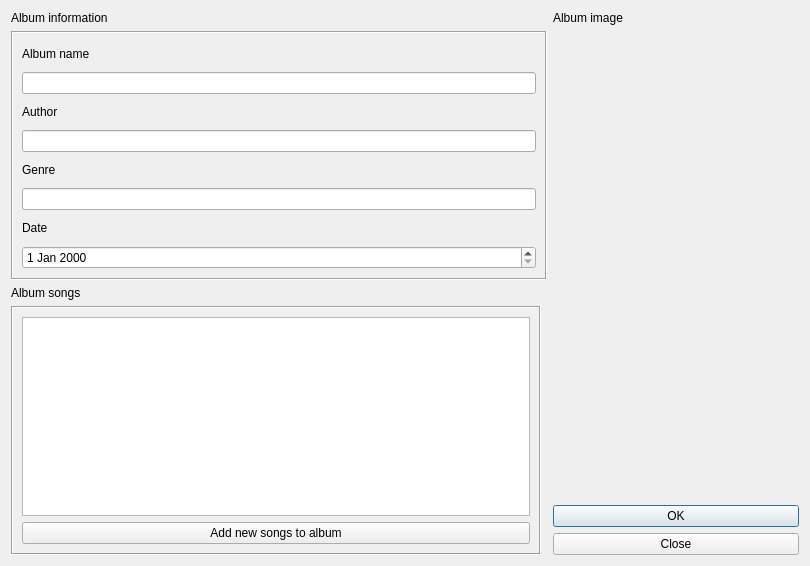
<?xml version="1.0" encoding="UTF-8"?>
<ui version="4.0">
 <class>NewAlbumDialog</class>
 <widget class="QDialog" name="NewAlbumDialog">
  <property name="geometry">
   <rect>
    <x>0</x>
    <y>0</y>
    <width>810</width>
    <height>566</height>
   </rect>
  </property>
  <property name="sizePolicy">
   <sizepolicy hsizetype="Minimum" vsizetype="Minimum">
    <horstretch>0</horstretch>
    <verstretch>0</verstretch>
   </sizepolicy>
  </property>
  <property name="minimumSize">
   <size>
    <width>810</width>
    <height>0</height>
   </size>
  </property>
  <property name="maximumSize">
   <size>
    <width>16777215</width>
    <height>16777215</height>
   </size>
  </property>
  <property name="windowTitle">
   <string>New album</string>
  </property>
  <layout class="QGridLayout" name="gridLayout_3">
   <item row="0" column="2">
    <widget class="QLabel" name="label_5">
     <property name="text">
      <string>Album image</string>
     </property>
    </widget>
   </item>
   <item row="3" column="2">
    <layout class="QVBoxLayout" name="verticalLayout_2">
     <item>
      <spacer name="verticalSpacer_2">
       <property name="orientation">
        <enum>Qt::Vertical</enum>
       </property>
       <property name="sizeHint" stdset="0">
        <size>
         <width>20</width>
         <height>40</height>
        </size>
       </property>
      </spacer>
     </item>
     <item>
      <widget class="QPushButton" name="albumAddOkButton">
       <property name="text">
        <string>OK</string>
       </property>
      </widget>
     </item>
     <item>
      <widget class="QPushButton" name="closeButton">
       <property name="text">
        <string>Close</string>
       </property>
      </widget>
     </item>
    </layout>
   </item>
   <item row="0" column="0">
    <widget class="QLabel" name="label_7">
     <property name="text">
      <string>Album information</string>
     </property>
    </widget>
   </item>
   <item row="3" column="0">
    <widget class="QFrame" name="frame_2">
     <property name="minimumSize">
      <size>
       <width>530</width>
       <height>0</height>
      </size>
     </property>
     <property name="maximumSize">
      <size>
       <width>16777215</width>
       <height>16777215</height>
      </size>
     </property>
     <property name="frameShape">
      <enum>QFrame::Box</enum>
     </property>
     <property name="frameShadow">
      <enum>QFrame::Sunken</enum>
     </property>
     <layout class="QGridLayout" name="gridLayout_2">
      <item row="0" column="0">
       <layout class="QVBoxLayout" name="verticalLayout_3">
        <item>
         <widget class="QListWidget" name="songsListWidget"/>
        </item>
        <item>
         <widget class="QPushButton" name="addSongsButton">
          <property name="text">
           <string>Add new songs to album</string>
          </property>
         </widget>
        </item>
       </layout>
      </item>
     </layout>
    </widget>
   </item>
   <item row="2" column="0">
    <widget class="QLabel" name="label_6">
     <property name="text">
      <string>Album songs</string>
     </property>
    </widget>
   </item>
   <item row="1" column="2">
    <widget class="ClickableLabel" name="AlbumImagePreview">
     <property name="sizePolicy">
      <sizepolicy hsizetype="Expanding" vsizetype="Expanding">
       <horstretch>0</horstretch>
       <verstretch>0</verstretch>
      </sizepolicy>
     </property>
     <property name="minimumSize">
      <size>
       <width>200</width>
       <height>200</height>
      </size>
     </property>
     <property name="maximumSize">
      <size>
       <width>250</width>
       <height>250</height>
      </size>
     </property>
     <property name="text">
      <string/>
     </property>
     <property name="pixmap">
      <pixmap resource="Resources.qrc">:/Images/Images/add_image.png</pixmap>
     </property>
     <property name="scaledContents">
      <bool>true</bool>
     </property>
     <property name="alignment">
      <set>Qt::AlignCenter</set>
     </property>
    </widget>
   </item>
   <item row="1" column="0" colspan="2">
    <widget class="QFrame" name="frame">
     <property name="autoFillBackground">
      <bool>false</bool>
     </property>
     <property name="frameShape">
      <enum>QFrame::Box</enum>
     </property>
     <property name="frameShadow">
      <enum>QFrame::Sunken</enum>
     </property>
     <layout class="QGridLayout" name="gridLayout">
      <item row="1" column="0">
       <layout class="QVBoxLayout" name="verticalLayout">
        <item>
         <widget class="QLabel" name="label">
          <property name="text">
           <string>Album name</string>
          </property>
         </widget>
        </item>
        <item>
         <widget class="QLineEdit" name="albumNameLineEdit"/>
        </item>
        <item>
         <widget class="QLabel" name="label_2">
          <property name="text">
           <string>Author</string>
          </property>
         </widget>
        </item>
        <item>
         <widget class="QLineEdit" name="authorNameLineEdit"/>
        </item>
        <item>
         <widget class="QLabel" name="label_3">
          <property name="text">
           <string>Genre</string>
          </property>
         </widget>
        </item>
        <item>
         <widget class="QLineEdit" name="genreLineEdit"/>
        </item>
        <item>
         <widget class="QLabel" name="label_4">
          <property name="text">
           <string>Date</string>
          </property>
         </widget>
        </item>
        <item>
         <widget class="QDateEdit" name="dateEdit"/>
        </item>
       </layout>
      </item>
     </layout>
    </widget>
   </item>
  </layout>
 </widget>
 <customwidgets>
  <customwidget>
   <class>ClickableLabel</class>
   <extends>QLabel</extends>
   <header>clickablelabel.h</header>
  </customwidget>
 </customwidgets>
 <resources>
  <include location="Resources.qrc"/>
 </resources>
 <connections/>
</ui>
